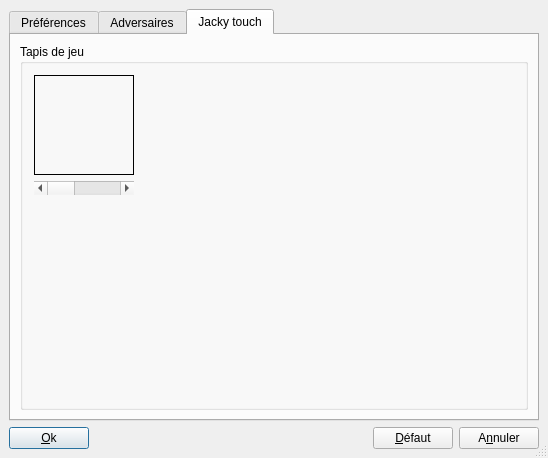
<ui version="4.0" >
 <class>OptionsUI</class>
 <widget class="QDialog" name="OptionsUI" >
  <property name="geometry" >
   <rect>
    <x>0</x>
    <y>0</y>
    <width>548</width>
    <height>458</height>
   </rect>
  </property>
  <property name="sizePolicy" >
   <sizepolicy vsizetype="Expanding" hsizetype="Expanding" >
    <horstretch>0</horstretch>
    <verstretch>0</verstretch>
   </sizepolicy>
  </property>
  <property name="windowTitle" >
   <string>Options</string>
  </property>
  <property name="sizeGripEnabled" >
   <bool>true</bool>
  </property>
  <layout class="QGridLayout" >
   <property name="leftMargin" >
    <number>9</number>
   </property>
   <property name="topMargin" >
    <number>9</number>
   </property>
   <property name="rightMargin" >
    <number>9</number>
   </property>
   <property name="bottomMargin" >
    <number>9</number>
   </property>
   <property name="horizontalSpacing" >
    <number>6</number>
   </property>
   <property name="verticalSpacing" >
    <number>6</number>
   </property>
   <item row="0" column="0" >
    <widget class="QTabWidget" name="tabWidget" >
     <property name="currentIndex" >
      <number>2</number>
     </property>
     <widget class="QWidget" name="tab_2" >
      <attribute name="title" >
       <string>Préférences</string>
      </attribute>
      <layout class="QGridLayout" >
       <property name="leftMargin" >
        <number>9</number>
       </property>
       <property name="topMargin" >
        <number>9</number>
       </property>
       <property name="rightMargin" >
        <number>9</number>
       </property>
       <property name="bottomMargin" >
        <number>9</number>
       </property>
       <property name="horizontalSpacing" >
        <number>6</number>
       </property>
       <property name="verticalSpacing" >
        <number>6</number>
       </property>
       <item row="0" column="0" >
        <widget class="QGroupBox" name="groupBox_6" >
         <property name="title" >
          <string>Identité</string>
         </property>
         <layout class="QGridLayout" >
          <property name="leftMargin" >
           <number>9</number>
          </property>
          <property name="topMargin" >
           <number>9</number>
          </property>
          <property name="rightMargin" >
           <number>9</number>
          </property>
          <property name="bottomMargin" >
           <number>9</number>
          </property>
          <property name="horizontalSpacing" >
           <number>6</number>
          </property>
          <property name="verticalSpacing" >
           <number>6</number>
          </property>
          <item row="0" column="0" colspan="2" >
           <layout class="QHBoxLayout" >
            <property name="spacing" >
             <number>6</number>
            </property>
            <property name="leftMargin" >
             <number>0</number>
            </property>
            <property name="topMargin" >
             <number>0</number>
            </property>
            <property name="rightMargin" >
             <number>0</number>
            </property>
            <property name="bottomMargin" >
             <number>0</number>
            </property>
            <item>
             <layout class="QVBoxLayout" >
              <property name="spacing" >
               <number>6</number>
              </property>
              <property name="leftMargin" >
               <number>0</number>
              </property>
              <property name="topMargin" >
               <number>0</number>
              </property>
              <property name="rightMargin" >
               <number>0</number>
              </property>
              <property name="bottomMargin" >
               <number>0</number>
              </property>
              <item>
               <widget class="QLabel" name="pixSud" >
                <property name="minimumSize" >
                 <size>
                  <width>40</width>
                  <height>40</height>
                 </size>
                </property>
                <property name="maximumSize" >
                 <size>
                  <width>40</width>
                  <height>40</height>
                 </size>
                </property>
                <property name="frameShape" >
                 <enum>QFrame::Box</enum>
                </property>
                <property name="frameShadow" >
                 <enum>QFrame::Plain</enum>
                </property>
                <property name="text" >
                 <string/>
                </property>
                <property name="scaledContents" >
                 <bool>true</bool>
                </property>
                <property name="alignment" >
                 <set>Qt::AlignLeading|Qt::AlignLeft|Qt::AlignVCenter</set>
                </property>
               </widget>
              </item>
              <item>
               <widget class="QPushButton" name="btnPixSud" >
                <property name="minimumSize" >
                 <size>
                  <width>40</width>
                  <height>0</height>
                 </size>
                </property>
                <property name="text" >
                 <string/>
                </property>
                <property name="icon" >
                 <iconset resource="../../resources/resources.qrc" >:/images/fileopen.png</iconset>
                </property>
                <property name="autoDefault" >
                 <bool>false</bool>
                </property>
               </widget>
              </item>
             </layout>
            </item>
            <item>
             <spacer>
              <property name="orientation" >
               <enum>Qt::Horizontal</enum>
              </property>
              <property name="sizeHint" >
               <size>
                <width>40</width>
                <height>20</height>
               </size>
              </property>
             </spacer>
            </item>
            <item>
             <widget class="QGroupBox" name="groupBox_7" >
              <property name="title" >
               <string>Sexe</string>
              </property>
              <layout class="QGridLayout" >
               <property name="leftMargin" >
                <number>9</number>
               </property>
               <property name="topMargin" >
                <number>9</number>
               </property>
               <property name="rightMargin" >
                <number>9</number>
               </property>
               <property name="bottomMargin" >
                <number>9</number>
               </property>
               <property name="horizontalSpacing" >
                <number>6</number>
               </property>
               <property name="verticalSpacing" >
                <number>6</number>
               </property>
               <item row="0" column="0" >
                <layout class="QVBoxLayout" >
                 <property name="spacing" >
                  <number>6</number>
                 </property>
                 <property name="leftMargin" >
                  <number>0</number>
                 </property>
                 <property name="topMargin" >
                  <number>0</number>
                 </property>
                 <property name="rightMargin" >
                  <number>0</number>
                 </property>
                 <property name="bottomMargin" >
                  <number>0</number>
                 </property>
                 <item>
                  <widget class="QRadioButton" name="sexeM" >
                   <property name="text" >
                    <string>Masculin</string>
                   </property>
                  </widget>
                 </item>
                 <item>
                  <widget class="QRadioButton" name="sexeF" >
                   <property name="text" >
                    <string>Féminin</string>
                   </property>
                  </widget>
                 </item>
                </layout>
               </item>
              </layout>
             </widget>
            </item>
           </layout>
          </item>
          <item row="1" column="0" >
           <spacer>
            <property name="orientation" >
             <enum>Qt::Horizontal</enum>
            </property>
            <property name="sizeHint" >
             <size>
              <width>40</width>
              <height>20</height>
             </size>
            </property>
           </spacer>
          </item>
          <item row="2" column="0" colspan="2" >
           <layout class="QHBoxLayout" >
            <property name="spacing" >
             <number>6</number>
            </property>
            <property name="leftMargin" >
             <number>0</number>
            </property>
            <property name="topMargin" >
             <number>0</number>
            </property>
            <property name="rightMargin" >
             <number>0</number>
            </property>
            <property name="bottomMargin" >
             <number>0</number>
            </property>
            <item>
             <widget class="QLabel" name="TextLabel2_3_2" >
              <property name="text" >
               <string>Nom :</string>
              </property>
              <property name="alignment" >
               <set>Qt::AlignLeading|Qt::AlignLeft|Qt::AlignVCenter</set>
              </property>
             </widget>
            </item>
            <item>
             <widget class="QLineEdit" name="nomJoueurSud" >
              <property name="enabled" >
               <bool>true</bool>
              </property>
              <property name="maxLength" >
               <number>10</number>
              </property>
             </widget>
            </item>
           </layout>
          </item>
          <item row="3" column="0" colspan="2" >
           <layout class="QHBoxLayout" >
            <property name="spacing" >
             <number>6</number>
            </property>
            <property name="leftMargin" >
             <number>0</number>
            </property>
            <property name="topMargin" >
             <number>0</number>
            </property>
            <property name="rightMargin" >
             <number>0</number>
            </property>
            <property name="bottomMargin" >
             <number>0</number>
            </property>
            <item>
             <widget class="QLabel" name="TextLabel3_2_2" >
              <property name="text" >
               <string>Citation :</string>
              </property>
             </widget>
            </item>
            <item>
             <widget class="QLineEdit" name="citationSud" >
              <property name="enabled" >
               <bool>true</bool>
              </property>
              <property name="maxLength" >
               <number>100</number>
              </property>
             </widget>
            </item>
           </layout>
          </item>
          <item row="4" column="1" >
           <spacer>
            <property name="orientation" >
             <enum>Qt::Vertical</enum>
            </property>
            <property name="sizeHint" >
             <size>
              <width>20</width>
              <height>40</height>
             </size>
            </property>
           </spacer>
          </item>
         </layout>
        </widget>
       </item>
       <item row="0" column="1" >
        <widget class="QGroupBox" name="groupBox_10" >
         <property name="title" >
          <string>Divers</string>
         </property>
         <layout class="QVBoxLayout" >
          <property name="spacing" >
           <number>6</number>
          </property>
          <property name="leftMargin" >
           <number>9</number>
          </property>
          <property name="topMargin" >
           <number>9</number>
          </property>
          <property name="rightMargin" >
           <number>9</number>
          </property>
          <property name="bottomMargin" >
           <number>9</number>
          </property>
          <item>
           <widget class="QCheckBox" name="afficheAvatars" >
            <property name="text" >
             <string>Afficher les avatars sur le tapis</string>
            </property>
           </widget>
          </item>
          <item>
           <layout class="QHBoxLayout" >
            <property name="spacing" >
             <number>6</number>
            </property>
            <property name="leftMargin" >
             <number>0</number>
            </property>
            <property name="topMargin" >
             <number>0</number>
            </property>
            <property name="rightMargin" >
             <number>0</number>
            </property>
            <property name="bottomMargin" >
             <number>0</number>
            </property>
            <item>
             <widget class="QLabel" name="TextLabel1_3" >
              <property name="text" >
               <string>Port TCP/IP :</string>
              </property>
             </widget>
            </item>
            <item>
             <widget class="QSpinBox" name="portReseau" >
              <property name="maximum" >
               <number>999999</number>
              </property>
             </widget>
            </item>
           </layout>
          </item>
          <item>
           <layout class="QHBoxLayout" >
            <property name="spacing" >
             <number>6</number>
            </property>
            <property name="leftMargin" >
             <number>0</number>
            </property>
            <property name="topMargin" >
             <number>0</number>
            </property>
            <property name="rightMargin" >
             <number>0</number>
            </property>
            <property name="bottomMargin" >
             <number>0</number>
            </property>
            <item>
             <widget class="QLabel" name="label_4" >
              <property name="sizePolicy" >
               <sizepolicy vsizetype="Preferred" hsizetype="Minimum" >
                <horstretch>0</horstretch>
                <verstretch>0</verstretch>
               </sizepolicy>
              </property>
              <property name="text" >
               <string>Langue</string>
              </property>
             </widget>
            </item>
            <item>
             <widget class="QComboBox" name="langList" >
              <property name="sizePolicy" >
               <sizepolicy vsizetype="Fixed" hsizetype="MinimumExpanding" >
                <horstretch>0</horstretch>
                <verstretch>0</verstretch>
               </sizepolicy>
              </property>
              <property name="iconSize" >
               <size>
                <width>15</width>
                <height>15</height>
               </size>
              </property>
              <item>
               <property name="text" >
                <string>Français</string>
               </property>
              </item>
              <item>
               <property name="text" >
                <string>English</string>
               </property>
              </item>
             </widget>
            </item>
           </layout>
          </item>
          <item>
           <spacer>
            <property name="orientation" >
             <enum>Qt::Vertical</enum>
            </property>
            <property name="sizeHint" >
             <size>
              <width>20</width>
              <height>40</height>
             </size>
            </property>
           </spacer>
          </item>
         </layout>
        </widget>
       </item>
       <item row="1" column="0" >
        <widget class="QGroupBox" name="groupBox_8" >
         <property name="title" >
          <string>Temps des pauses</string>
         </property>
         <layout class="QGridLayout" >
          <property name="leftMargin" >
           <number>9</number>
          </property>
          <property name="topMargin" >
           <number>9</number>
          </property>
          <property name="rightMargin" >
           <number>9</number>
          </property>
          <property name="bottomMargin" >
           <number>9</number>
          </property>
          <property name="horizontalSpacing" >
           <number>6</number>
          </property>
          <property name="verticalSpacing" >
           <number>6</number>
          </property>
          <item row="0" column="0" >
           <layout class="QVBoxLayout" >
            <property name="spacing" >
             <number>6</number>
            </property>
            <property name="leftMargin" >
             <number>0</number>
            </property>
            <property name="topMargin" >
             <number>0</number>
            </property>
            <property name="rightMargin" >
             <number>0</number>
            </property>
            <property name="bottomMargin" >
             <number>0</number>
            </property>
            <item>
             <widget class="QLabel" name="TextLabel1" >
              <property name="text" >
               <string>Entre deux joueurs</string>
              </property>
             </widget>
            </item>
            <item>
             <widget class="QLabel" name="TextLabel2" >
              <property name="text" >
               <string>À la fin du tour</string>
              </property>
             </widget>
            </item>
           </layout>
          </item>
          <item row="0" column="1" >
           <layout class="QVBoxLayout" >
            <property name="spacing" >
             <number>6</number>
            </property>
            <property name="leftMargin" >
             <number>0</number>
            </property>
            <property name="topMargin" >
             <number>0</number>
            </property>
            <property name="rightMargin" >
             <number>0</number>
            </property>
            <property name="bottomMargin" >
             <number>0</number>
            </property>
            <item>
             <widget class="QSlider" name="slider1" >
              <property name="maximum" >
               <number>9000</number>
              </property>
              <property name="singleStep" >
               <number>100</number>
              </property>
              <property name="pageStep" >
               <number>100</number>
              </property>
              <property name="orientation" >
               <enum>Qt::Horizontal</enum>
              </property>
             </widget>
            </item>
            <item>
             <widget class="QSlider" name="slider2" >
              <property name="maximum" >
               <number>9000</number>
              </property>
              <property name="singleStep" >
               <number>100</number>
              </property>
              <property name="pageStep" >
               <number>100</number>
              </property>
              <property name="orientation" >
               <enum>Qt::Horizontal</enum>
              </property>
             </widget>
            </item>
           </layout>
          </item>
          <item row="0" column="2" >
           <layout class="QVBoxLayout" >
            <property name="spacing" >
             <number>6</number>
            </property>
            <property name="leftMargin" >
             <number>0</number>
            </property>
            <property name="topMargin" >
             <number>0</number>
            </property>
            <property name="rightMargin" >
             <number>0</number>
            </property>
            <property name="bottomMargin" >
             <number>0</number>
            </property>
            <item>
             <widget class="QLabel" name="temps1" >
              <property name="text" >
               <string>0.0 secondes</string>
              </property>
              <property name="scaledContents" >
               <bool>false</bool>
              </property>
              <property name="alignment" >
               <set>Qt::AlignLeading|Qt::AlignLeft|Qt::AlignVCenter</set>
              </property>
             </widget>
            </item>
            <item>
             <widget class="QLabel" name="temps2" >
              <property name="text" >
               <string>0.0 secondes</string>
              </property>
              <property name="scaledContents" >
               <bool>false</bool>
              </property>
             </widget>
            </item>
           </layout>
          </item>
          <item row="1" column="1" >
           <spacer>
            <property name="orientation" >
             <enum>Qt::Vertical</enum>
            </property>
            <property name="sizeHint" >
             <size>
              <width>20</width>
              <height>40</height>
             </size>
            </property>
           </spacer>
          </item>
         </layout>
        </widget>
       </item>
       <item row="1" column="1" >
        <widget class="QGroupBox" name="groupBox_9" >
         <property name="title" >
          <string>Nombre de joueurs</string>
         </property>
         <layout class="QVBoxLayout" >
          <property name="spacing" >
           <number>6</number>
          </property>
          <property name="leftMargin" >
           <number>9</number>
          </property>
          <property name="topMargin" >
           <number>9</number>
          </property>
          <property name="rightMargin" >
           <number>9</number>
          </property>
          <property name="bottomMargin" >
           <number>9</number>
          </property>
          <item>
           <widget class="QRadioButton" name="troisJoueurs" >
            <property name="enabled" >
             <bool>false</bool>
            </property>
            <property name="text" >
             <string>3 joueurs</string>
            </property>
           </widget>
          </item>
          <item>
           <widget class="QRadioButton" name="quatreJoueurs" >
            <property name="text" >
             <string>4 joueurs</string>
            </property>
           </widget>
          </item>
          <item>
           <widget class="QRadioButton" name="cinqJoueurs" >
            <property name="enabled" >
             <bool>false</bool>
            </property>
            <property name="text" >
             <string>5 joueurs</string>
            </property>
           </widget>
          </item>
          <item>
           <spacer>
            <property name="orientation" >
             <enum>Qt::Vertical</enum>
            </property>
            <property name="sizeHint" >
             <size>
              <width>20</width>
              <height>40</height>
             </size>
            </property>
           </spacer>
          </item>
         </layout>
        </widget>
       </item>
      </layout>
     </widget>
     <widget class="QWidget" name="tab_3" >
      <attribute name="title" >
       <string>Adversaires</string>
      </attribute>
      <layout class="QGridLayout" >
       <property name="leftMargin" >
        <number>9</number>
       </property>
       <property name="topMargin" >
        <number>9</number>
       </property>
       <property name="rightMargin" >
        <number>9</number>
       </property>
       <property name="bottomMargin" >
        <number>9</number>
       </property>
       <property name="horizontalSpacing" >
        <number>6</number>
       </property>
       <property name="verticalSpacing" >
        <number>6</number>
       </property>
       <item row="0" column="0" >
        <widget class="QGroupBox" name="groupBox_2" >
         <property name="title" >
          <string>Joueur Est</string>
         </property>
         <layout class="QGridLayout" >
          <property name="leftMargin" >
           <number>8</number>
          </property>
          <property name="topMargin" >
           <number>8</number>
          </property>
          <property name="rightMargin" >
           <number>8</number>
          </property>
          <property name="bottomMargin" >
           <number>8</number>
          </property>
          <property name="horizontalSpacing" >
           <number>6</number>
          </property>
          <property name="verticalSpacing" >
           <number>6</number>
          </property>
          <item row="0" column="2" >
           <layout class="QVBoxLayout" >
            <property name="spacing" >
             <number>6</number>
            </property>
            <property name="leftMargin" >
             <number>0</number>
            </property>
            <property name="topMargin" >
             <number>0</number>
            </property>
            <property name="rightMargin" >
             <number>0</number>
            </property>
            <property name="bottomMargin" >
             <number>0</number>
            </property>
            <item>
             <widget class="QLabel" name="pixEst" >
              <property name="minimumSize" >
               <size>
                <width>40</width>
                <height>40</height>
               </size>
              </property>
              <property name="maximumSize" >
               <size>
                <width>40</width>
                <height>40</height>
               </size>
              </property>
              <property name="frameShape" >
               <enum>QFrame::Box</enum>
              </property>
              <property name="frameShadow" >
               <enum>QFrame::Plain</enum>
              </property>
              <property name="scaledContents" >
               <bool>true</bool>
              </property>
             </widget>
            </item>
            <item>
             <widget class="QPushButton" name="btnPixEst" >
              <property name="maximumSize" >
               <size>
                <width>40</width>
                <height>16777215</height>
               </size>
              </property>
              <property name="text" >
               <string/>
              </property>
              <property name="icon" >
               <iconset resource="../../resources/resources.qrc" >:/images/fileopen.png</iconset>
              </property>
             </widget>
            </item>
           </layout>
          </item>
          <item row="0" column="1" >
           <layout class="QVBoxLayout" >
            <property name="spacing" >
             <number>6</number>
            </property>
            <property name="leftMargin" >
             <number>0</number>
            </property>
            <property name="topMargin" >
             <number>0</number>
            </property>
            <property name="rightMargin" >
             <number>0</number>
            </property>
            <property name="bottomMargin" >
             <number>0</number>
            </property>
            <item>
             <widget class="QLineEdit" name="nomJoueurEst" >
              <property name="enabled" >
               <bool>true</bool>
              </property>
              <property name="maxLength" >
               <number>10</number>
              </property>
             </widget>
            </item>
            <item>
             <widget class="QComboBox" name="niveauEst" />
            </item>
           </layout>
          </item>
          <item row="0" column="0" >
           <layout class="QVBoxLayout" >
            <property name="spacing" >
             <number>6</number>
            </property>
            <property name="leftMargin" >
             <number>0</number>
            </property>
            <property name="topMargin" >
             <number>0</number>
            </property>
            <property name="rightMargin" >
             <number>0</number>
            </property>
            <property name="bottomMargin" >
             <number>0</number>
            </property>
            <item>
             <widget class="QLabel" name="label_2" >
              <property name="text" >
               <string>Nom</string>
              </property>
             </widget>
            </item>
            <item>
             <widget class="QLabel" name="label_3" >
              <property name="text" >
               <string>Niveau</string>
              </property>
             </widget>
            </item>
           </layout>
          </item>
         </layout>
        </widget>
       </item>
       <item row="0" column="1" >
        <widget class="QGroupBox" name="groupBox_3" >
         <property name="title" >
          <string>Joueur Nord</string>
         </property>
         <layout class="QGridLayout" >
          <property name="leftMargin" >
           <number>8</number>
          </property>
          <property name="topMargin" >
           <number>8</number>
          </property>
          <property name="rightMargin" >
           <number>8</number>
          </property>
          <property name="bottomMargin" >
           <number>8</number>
          </property>
          <property name="horizontalSpacing" >
           <number>6</number>
          </property>
          <property name="verticalSpacing" >
           <number>6</number>
          </property>
          <item row="0" column="0" >
           <layout class="QVBoxLayout" >
            <property name="spacing" >
             <number>6</number>
            </property>
            <property name="leftMargin" >
             <number>0</number>
            </property>
            <property name="topMargin" >
             <number>0</number>
            </property>
            <property name="rightMargin" >
             <number>0</number>
            </property>
            <property name="bottomMargin" >
             <number>0</number>
            </property>
            <item>
             <widget class="QLabel" name="label_2_2" >
              <property name="text" >
               <string>Nom</string>
              </property>
             </widget>
            </item>
            <item>
             <widget class="QLabel" name="label_3_2" >
              <property name="text" >
               <string>Niveau</string>
              </property>
             </widget>
            </item>
           </layout>
          </item>
          <item row="0" column="2" >
           <layout class="QVBoxLayout" >
            <property name="spacing" >
             <number>6</number>
            </property>
            <property name="leftMargin" >
             <number>0</number>
            </property>
            <property name="topMargin" >
             <number>0</number>
            </property>
            <property name="rightMargin" >
             <number>0</number>
            </property>
            <property name="bottomMargin" >
             <number>0</number>
            </property>
            <item>
             <widget class="QLabel" name="pixNord" >
              <property name="minimumSize" >
               <size>
                <width>40</width>
                <height>40</height>
               </size>
              </property>
              <property name="maximumSize" >
               <size>
                <width>40</width>
                <height>40</height>
               </size>
              </property>
              <property name="frameShape" >
               <enum>QFrame::Box</enum>
              </property>
              <property name="frameShadow" >
               <enum>QFrame::Plain</enum>
              </property>
              <property name="scaledContents" >
               <bool>true</bool>
              </property>
             </widget>
            </item>
            <item>
             <widget class="QPushButton" name="btnPixNord" >
              <property name="maximumSize" >
               <size>
                <width>40</width>
                <height>16777215</height>
               </size>
              </property>
              <property name="text" >
               <string/>
              </property>
              <property name="icon" >
               <iconset resource="../../resources/resources.qrc" >:/images/fileopen.png</iconset>
              </property>
             </widget>
            </item>
           </layout>
          </item>
          <item row="0" column="1" >
           <layout class="QVBoxLayout" >
            <property name="spacing" >
             <number>6</number>
            </property>
            <property name="leftMargin" >
             <number>0</number>
            </property>
            <property name="topMargin" >
             <number>0</number>
            </property>
            <property name="rightMargin" >
             <number>0</number>
            </property>
            <property name="bottomMargin" >
             <number>0</number>
            </property>
            <item>
             <widget class="QLineEdit" name="nomJoueurNord" >
              <property name="enabled" >
               <bool>true</bool>
              </property>
              <property name="maxLength" >
               <number>10</number>
              </property>
             </widget>
            </item>
            <item>
             <widget class="QComboBox" name="niveauNord" />
            </item>
           </layout>
          </item>
         </layout>
        </widget>
       </item>
       <item row="1" column="0" >
        <widget class="QGroupBox" name="groupBox_4" >
         <property name="title" >
          <string>Joueur Ouest</string>
         </property>
         <layout class="QGridLayout" >
          <property name="leftMargin" >
           <number>8</number>
          </property>
          <property name="topMargin" >
           <number>8</number>
          </property>
          <property name="rightMargin" >
           <number>8</number>
          </property>
          <property name="bottomMargin" >
           <number>8</number>
          </property>
          <property name="horizontalSpacing" >
           <number>6</number>
          </property>
          <property name="verticalSpacing" >
           <number>6</number>
          </property>
          <item row="0" column="0" >
           <layout class="QVBoxLayout" >
            <property name="spacing" >
             <number>6</number>
            </property>
            <property name="leftMargin" >
             <number>0</number>
            </property>
            <property name="topMargin" >
             <number>0</number>
            </property>
            <property name="rightMargin" >
             <number>0</number>
            </property>
            <property name="bottomMargin" >
             <number>0</number>
            </property>
            <item>
             <widget class="QLabel" name="label_2_3" >
              <property name="text" >
               <string>Nom</string>
              </property>
             </widget>
            </item>
            <item>
             <widget class="QLabel" name="label_3_3" >
              <property name="text" >
               <string>Niveau</string>
              </property>
             </widget>
            </item>
           </layout>
          </item>
          <item row="0" column="1" >
           <layout class="QVBoxLayout" >
            <property name="spacing" >
             <number>6</number>
            </property>
            <property name="leftMargin" >
             <number>0</number>
            </property>
            <property name="topMargin" >
             <number>0</number>
            </property>
            <property name="rightMargin" >
             <number>0</number>
            </property>
            <property name="bottomMargin" >
             <number>0</number>
            </property>
            <item>
             <widget class="QLineEdit" name="nomJoueurOuest" >
              <property name="enabled" >
               <bool>true</bool>
              </property>
              <property name="maxLength" >
               <number>10</number>
              </property>
             </widget>
            </item>
            <item>
             <widget class="QComboBox" name="niveauOuest" />
            </item>
           </layout>
          </item>
          <item row="0" column="2" >
           <layout class="QVBoxLayout" >
            <property name="spacing" >
             <number>6</number>
            </property>
            <property name="leftMargin" >
             <number>0</number>
            </property>
            <property name="topMargin" >
             <number>0</number>
            </property>
            <property name="rightMargin" >
             <number>0</number>
            </property>
            <property name="bottomMargin" >
             <number>0</number>
            </property>
            <item>
             <widget class="QLabel" name="pixOuest" >
              <property name="minimumSize" >
               <size>
                <width>40</width>
                <height>40</height>
               </size>
              </property>
              <property name="maximumSize" >
               <size>
                <width>40</width>
                <height>40</height>
               </size>
              </property>
              <property name="frameShape" >
               <enum>QFrame::Box</enum>
              </property>
              <property name="frameShadow" >
               <enum>QFrame::Plain</enum>
              </property>
              <property name="scaledContents" >
               <bool>true</bool>
              </property>
             </widget>
            </item>
            <item>
             <widget class="QPushButton" name="btnPixOuest" >
              <property name="maximumSize" >
               <size>
                <width>40</width>
                <height>16777215</height>
               </size>
              </property>
              <property name="text" >
               <string/>
              </property>
              <property name="icon" >
               <iconset resource="../../resources/resources.qrc" >:/images/fileopen.png</iconset>
              </property>
              <property name="autoDefault" >
               <bool>true</bool>
              </property>
              <property name="default" >
               <bool>false</bool>
              </property>
             </widget>
            </item>
           </layout>
          </item>
         </layout>
        </widget>
       </item>
       <item row="1" column="1" >
        <widget class="QGroupBox" name="groupBox_5" >
         <property name="title" >
          <string>Joueur Nord Ouest</string>
         </property>
         <layout class="QGridLayout" >
          <property name="leftMargin" >
           <number>8</number>
          </property>
          <property name="topMargin" >
           <number>8</number>
          </property>
          <property name="rightMargin" >
           <number>8</number>
          </property>
          <property name="bottomMargin" >
           <number>8</number>
          </property>
          <property name="horizontalSpacing" >
           <number>6</number>
          </property>
          <property name="verticalSpacing" >
           <number>6</number>
          </property>
          <item row="0" column="0" >
           <layout class="QVBoxLayout" >
            <property name="spacing" >
             <number>6</number>
            </property>
            <property name="leftMargin" >
             <number>0</number>
            </property>
            <property name="topMargin" >
             <number>0</number>
            </property>
            <property name="rightMargin" >
             <number>0</number>
            </property>
            <property name="bottomMargin" >
             <number>0</number>
            </property>
            <item>
             <widget class="QLabel" name="label_2_3_2" >
              <property name="text" >
               <string>Nom</string>
              </property>
             </widget>
            </item>
            <item>
             <widget class="QLabel" name="label_3_3_2" >
              <property name="text" >
               <string>Niveau</string>
              </property>
             </widget>
            </item>
           </layout>
          </item>
          <item row="0" column="2" >
           <layout class="QVBoxLayout" >
            <property name="spacing" >
             <number>6</number>
            </property>
            <property name="leftMargin" >
             <number>0</number>
            </property>
            <property name="topMargin" >
             <number>0</number>
            </property>
            <property name="rightMargin" >
             <number>0</number>
            </property>
            <property name="bottomMargin" >
             <number>0</number>
            </property>
            <item>
             <widget class="QLabel" name="pixNordOuest" >
              <property name="minimumSize" >
               <size>
                <width>40</width>
                <height>40</height>
               </size>
              </property>
              <property name="maximumSize" >
               <size>
                <width>40</width>
                <height>40</height>
               </size>
              </property>
              <property name="frameShape" >
               <enum>QFrame::Box</enum>
              </property>
              <property name="frameShadow" >
               <enum>QFrame::Plain</enum>
              </property>
              <property name="text" >
               <string/>
              </property>
              <property name="scaledContents" >
               <bool>true</bool>
              </property>
             </widget>
            </item>
            <item>
             <widget class="QPushButton" name="btnPixNordOuest" >
              <property name="maximumSize" >
               <size>
                <width>40</width>
                <height>16777215</height>
               </size>
              </property>
              <property name="text" >
               <string/>
              </property>
              <property name="icon" >
               <iconset resource="../../resources/resources.qrc" >:/images/fileopen.png</iconset>
              </property>
              <property name="autoDefault" >
               <bool>true</bool>
              </property>
              <property name="default" >
               <bool>false</bool>
              </property>
             </widget>
            </item>
           </layout>
          </item>
          <item row="0" column="1" >
           <layout class="QVBoxLayout" >
            <property name="spacing" >
             <number>6</number>
            </property>
            <property name="leftMargin" >
             <number>0</number>
            </property>
            <property name="topMargin" >
             <number>0</number>
            </property>
            <property name="rightMargin" >
             <number>0</number>
            </property>
            <property name="bottomMargin" >
             <number>0</number>
            </property>
            <item>
             <widget class="QLineEdit" name="nomJoueurNordOuest" >
              <property name="enabled" >
               <bool>true</bool>
              </property>
              <property name="maxLength" >
               <number>10</number>
              </property>
             </widget>
            </item>
            <item>
             <widget class="QComboBox" name="niveauNordOuest" />
            </item>
           </layout>
          </item>
         </layout>
        </widget>
       </item>
       <item row="2" column="1" >
        <spacer>
         <property name="orientation" >
          <enum>Qt::Vertical</enum>
         </property>
         <property name="sizeHint" >
          <size>
           <width>20</width>
           <height>71</height>
          </size>
         </property>
        </spacer>
       </item>
      </layout>
     </widget>
     <widget class="QWidget" name="tab_4" >
      <attribute name="title" >
       <string>Jacky touch</string>
      </attribute>
      <layout class="QGridLayout" >
       <property name="leftMargin" >
        <number>9</number>
       </property>
       <property name="topMargin" >
        <number>9</number>
       </property>
       <property name="rightMargin" >
        <number>9</number>
       </property>
       <property name="bottomMargin" >
        <number>9</number>
       </property>
       <property name="horizontalSpacing" >
        <number>6</number>
       </property>
       <property name="verticalSpacing" >
        <number>6</number>
       </property>
       <item row="0" column="0" >
        <widget class="QGroupBox" name="groupBox" >
         <property name="title" >
          <string>Tapis de jeu</string>
         </property>
         <layout class="QGridLayout" >
          <item row="0" column="0" >
           <widget class="QLabel" name="imageTapis" >
            <property name="sizePolicy" >
             <sizepolicy vsizetype="Fixed" hsizetype="Fixed" >
              <horstretch>0</horstretch>
              <verstretch>0</verstretch>
             </sizepolicy>
            </property>
            <property name="minimumSize" >
             <size>
              <width>100</width>
              <height>100</height>
             </size>
            </property>
            <property name="maximumSize" >
             <size>
              <width>100</width>
              <height>100</height>
             </size>
            </property>
            <property name="frameShape" >
             <enum>QFrame::Box</enum>
            </property>
            <property name="text" >
             <string/>
            </property>
           </widget>
          </item>
          <item row="0" column="1" >
           <spacer>
            <property name="orientation" >
             <enum>Qt::Horizontal</enum>
            </property>
            <property name="sizeHint" >
             <size>
              <width>40</width>
              <height>20</height>
             </size>
            </property>
           </spacer>
          </item>
          <item row="1" column="0" >
           <widget class="QScrollBar" name="scrollBarTapis" >
            <property name="orientation" >
             <enum>Qt::Horizontal</enum>
            </property>
           </widget>
          </item>
          <item row="2" column="0" >
           <spacer>
            <property name="orientation" >
             <enum>Qt::Vertical</enum>
            </property>
            <property name="sizeHint" >
             <size>
              <width>20</width>
              <height>40</height>
             </size>
            </property>
           </spacer>
          </item>
         </layout>
        </widget>
       </item>
      </layout>
     </widget>
    </widget>
   </item>
   <item row="1" column="0" >
    <layout class="QHBoxLayout" >
     <property name="spacing" >
      <number>6</number>
     </property>
     <property name="leftMargin" >
      <number>0</number>
     </property>
     <property name="topMargin" >
      <number>0</number>
     </property>
     <property name="rightMargin" >
      <number>0</number>
     </property>
     <property name="bottomMargin" >
      <number>0</number>
     </property>
     <item>
      <widget class="QPushButton" name="btnOk" >
       <property name="text" >
        <string>&amp;Ok</string>
       </property>
       <property name="shortcut" >
        <string>Alt+O</string>
       </property>
       <property name="autoDefault" >
        <bool>true</bool>
       </property>
       <property name="default" >
        <bool>true</bool>
       </property>
      </widget>
     </item>
     <item>
      <spacer>
       <property name="orientation" >
        <enum>Qt::Horizontal</enum>
       </property>
       <property name="sizeType" >
        <enum>QSizePolicy::Expanding</enum>
       </property>
       <property name="sizeHint" >
        <size>
         <width>20</width>
         <height>20</height>
        </size>
       </property>
      </spacer>
     </item>
     <item>
      <widget class="QPushButton" name="btnDefaut" >
       <property name="text" >
        <string>&amp;Défaut</string>
       </property>
      </widget>
     </item>
     <item>
      <widget class="QPushButton" name="btnAnnuler" >
       <property name="text" >
        <string>A&amp;nnuler</string>
       </property>
       <property name="autoDefault" >
        <bool>true</bool>
       </property>
      </widget>
     </item>
    </layout>
   </item>
  </layout>
 </widget>
 <layoutdefault spacing="6" margin="11" />
 <tabstops>
  <tabstop>btnOk</tabstop>
  <tabstop>btnDefaut</tabstop>
  <tabstop>btnAnnuler</tabstop>
 </tabstops>
 <resources>
  <include location="../../resources/resources.qrc" />
 </resources>
 <connections>
  <connection>
   <sender>btnOk</sender>
   <signal>clicked()</signal>
   <receiver>OptionsUI</receiver>
   <slot>accept()</slot>
   <hints>
    <hint type="sourcelabel" >
     <x>77</x>
     <y>454</y>
    </hint>
    <hint type="destinationlabel" >
     <x>200</x>
     <y>444</y>
    </hint>
   </hints>
  </connection>
  <connection>
   <sender>btnAnnuler</sender>
   <signal>clicked()</signal>
   <receiver>OptionsUI</receiver>
   <slot>reject()</slot>
   <hints>
    <hint type="sourcelabel" >
     <x>462</x>
     <y>448</y>
    </hint>
    <hint type="destinationlabel" >
     <x>282</x>
     <y>441</y>
    </hint>
   </hints>
  </connection>
 </connections>
</ui>
